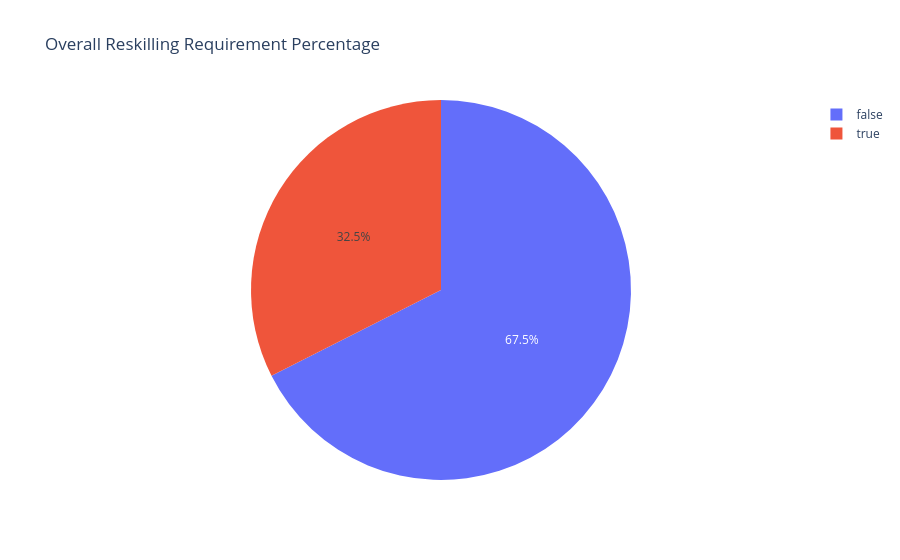

The notebook cell this image was saved under:
### Markdown cell above
## grouping dan visualisasi Reskilling Required berdasarkan industry

### Code cell
# Pie Chart
fig8 = px.pie(df, names='reskilling_required', 
             title='Overall Reskilling Requirement Percentage')
fig8.show()

# Step Bar
fig9 = px.histogram(df, x="industry", color="reskilling_required",
                   title="Reskilling Requirement by Industry",
                   barmode='stack')
fig9.show()

### Figure 1 — Plotly figure (JSON) as saved in the notebook; plotly's stock layout.template omitted (floating-point values rounded to 4 significant figures; data arrays with more than 128 entries replaced by an {"elided": "..."} marker saying what was removed)
{"data": [{"domain": {"x": [0, 1], "y": [0, 1]}, "hovertemplate": "reskilling_required=%{label}<extra></extra>", "labels": {"elided": "5000 bool values"}, "legendgroup": "", "name": "", "showlegend": true, "type": "pie"}], "layout": {"legend": {"tracegroupgap": 0}, "title": {"text": "Overall Reskilling Requirement Percentage"}}}
